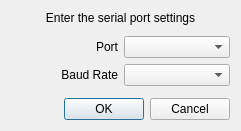
<?xml version="1.0" encoding="UTF-8"?>
<ui version="4.0">
 <class>portSettings</class>
 <widget class="QDialog" name="portSettings">
  <property name="geometry">
   <rect>
    <x>0</x>
    <y>0</y>
    <width>241</width>
    <height>131</height>
   </rect>
  </property>
  <property name="windowTitle">
   <string>Dialog</string>
  </property>
  <layout class="QVBoxLayout" name="verticalLayout">
   <item>
    <widget class="QLabel" name="label">
     <property name="text">
      <string>Enter the serial port settings</string>
     </property>
     <property name="alignment">
      <set>Qt::AlignCenter</set>
     </property>
    </widget>
   </item>
   <item>
    <spacer name="verticalSpacer_2">
     <property name="orientation">
      <enum>Qt::Vertical</enum>
     </property>
     <property name="sizeHint" stdset="0">
      <size>
       <width>20</width>
       <height>40</height>
      </size>
     </property>
    </spacer>
   </item>
   <item>
    <layout class="QHBoxLayout" name="horizontalLayout">
     <item>
      <widget class="QLabel" name="label_3">
       <property name="text">
        <string>Port</string>
       </property>
       <property name="alignment">
        <set>Qt::AlignRight|Qt::AlignTrailing|Qt::AlignVCenter</set>
       </property>
      </widget>
     </item>
     <item>
      <widget class="QComboBox" name="cbxPort"/>
     </item>
    </layout>
   </item>
   <item>
    <layout class="QHBoxLayout" name="horizontalLayout_2">
     <item>
      <widget class="QLabel" name="label_2">
       <property name="text">
        <string>Baud Rate</string>
       </property>
       <property name="alignment">
        <set>Qt::AlignRight|Qt::AlignTrailing|Qt::AlignVCenter</set>
       </property>
      </widget>
     </item>
     <item>
      <widget class="QComboBox" name="cbxBaud"/>
     </item>
    </layout>
   </item>
   <item>
    <spacer name="verticalSpacer">
     <property name="orientation">
      <enum>Qt::Vertical</enum>
     </property>
     <property name="sizeHint" stdset="0">
      <size>
       <width>20</width>
       <height>40</height>
      </size>
     </property>
    </spacer>
   </item>
   <item>
    <widget class="QDialogButtonBox" name="buttonBox">
     <property name="orientation">
      <enum>Qt::Horizontal</enum>
     </property>
     <property name="standardButtons">
      <set>QDialogButtonBox::Cancel|QDialogButtonBox::Ok</set>
     </property>
    </widget>
   </item>
  </layout>
 </widget>
 <resources/>
 <connections>
  <connection>
   <sender>buttonBox</sender>
   <signal>accepted()</signal>
   <receiver>portSettings</receiver>
   <slot>accept()</slot>
   <hints>
    <hint type="sourcelabel">
     <x>248</x>
     <y>254</y>
    </hint>
    <hint type="destinationlabel">
     <x>157</x>
     <y>274</y>
    </hint>
   </hints>
  </connection>
  <connection>
   <sender>buttonBox</sender>
   <signal>rejected()</signal>
   <receiver>portSettings</receiver>
   <slot>reject()</slot>
   <hints>
    <hint type="sourcelabel">
     <x>316</x>
     <y>260</y>
    </hint>
    <hint type="destinationlabel">
     <x>286</x>
     <y>274</y>
    </hint>
   </hints>
  </connection>
 </connections>
</ui>
